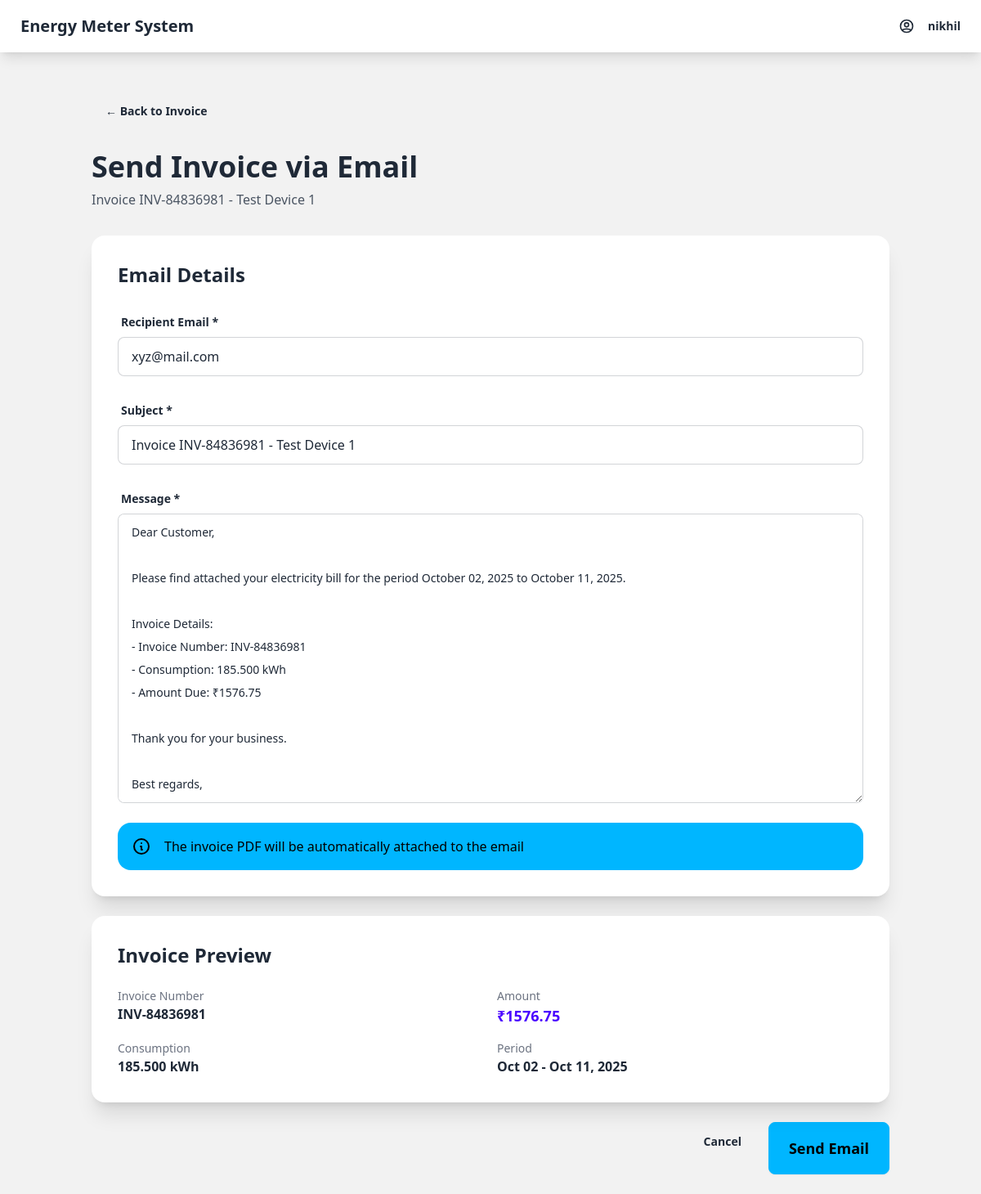
The page /billing/invoice/1/email/ (signed in) on the database as committed earlier.
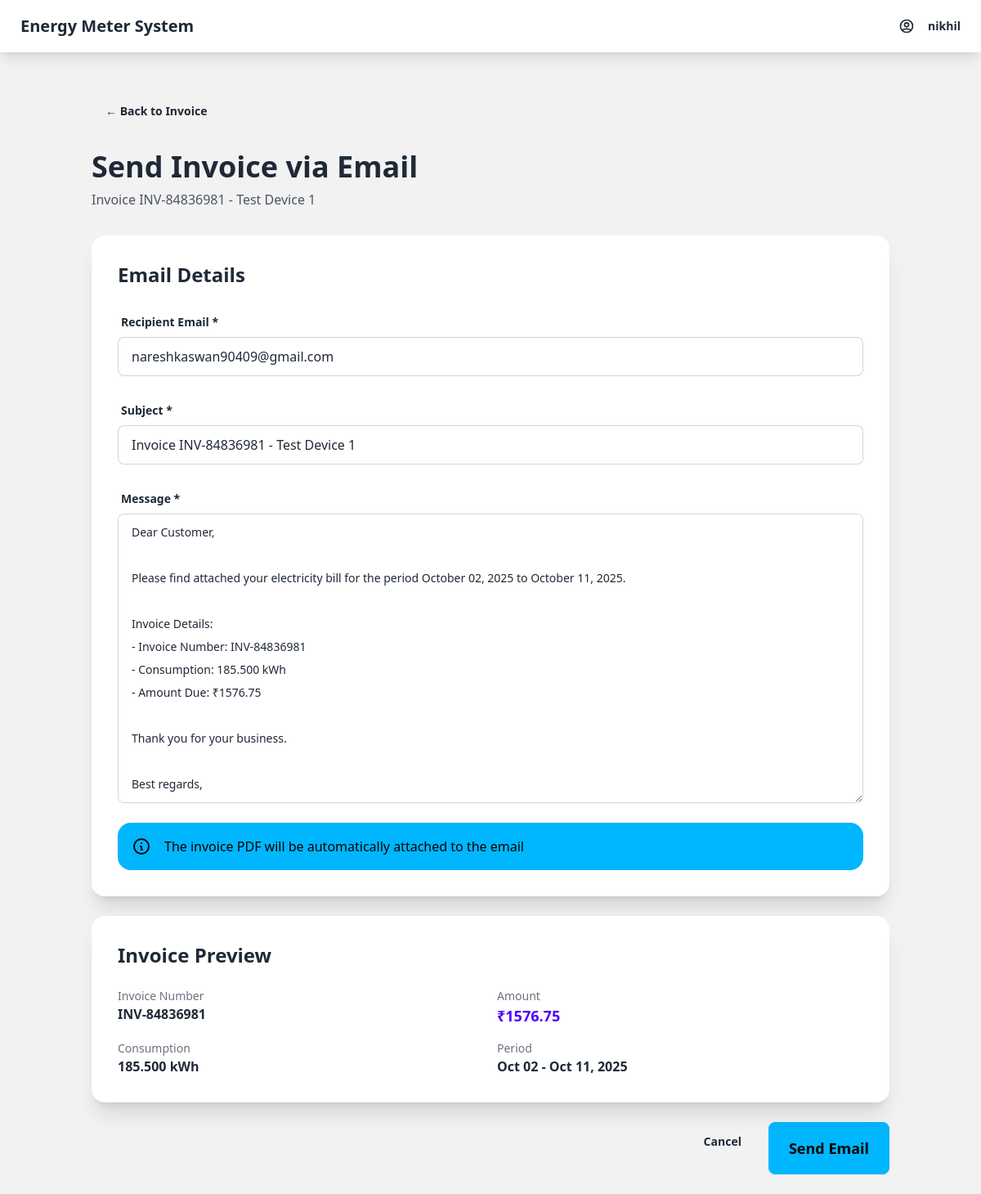
The same page on the database as committed later.
### billing/models.py (models this page shows, shortened)
class Invoice(models.Model):
    STATUS_CHOICES = [
        ('draft', 'Draft'),
        ('sent', 'Sent'),
        ('paid', 'Paid'),
        ('overdue', 'Overdue'),
    ]
    meter = models.ForeignKey(Meter, on_delete=models.CASCADE, related_name='invoices')
    invoice_number = models.CharField(max_length=50, unique=True)
    billing_period_start = models.DateField()
    billing_period_end = models.DateField()
    total_kwh = models.DecimalField(max_digits=10, decimal_places=3)
    rate_per_kwh = models.DecimalField(max_digits=6, decimal_places=2)
    total_amount = models.DecimalField(max_digits=10, decimal_places=2)
    status = models.CharField(max_length=20, choices=STATUS_CHOICES, default='draft')
    created_at = models.DateTimeField(default=timezone.now)
    sent_at = models.DateTimeField(null=True, blank=True)
    notes = models.TextField(blank=True)
    class Meta:
        ordering = ['-created_at']

### meters/models.py (models this page shows, shortened)
class Meter(models.Model):
    device_id = models.CharField(max_length=100, unique=True)
    name = models.CharField(max_length=200)
    is_active = models.BooleanField(default=True)
    location = models.CharField(max_length=300, blank=True)
    contact_email = models.EmailField(blank=True)
    contact_phone = models.CharField(max_length=20, blank=True)
    description = models.TextField(blank=True)
    created_at = models.DateTimeField(default=timezone.now)
    updated_at = models.DateTimeField(auto_now=True)

### billing/views.py (the view, shortened to what this page needs)
# urls.py: path('invoice/<int:invoice_id>/email/', views.send_invoice_email, name='send_email'),
@login_required
def send_invoice_email(request, invoice_id):
    invoice = get_object_or_404(Invoice, id=invoice_id)
    context = {
        'invoice': invoice,
        'default_subject': f'Invoice {invoice.invoice_number} - {invoice.meter.name}',
        'default_message': f'''Dear Customer,

Please find attached your electricity bill for the period {invoice.billing_period_start.strftime('%B %d, %Y')} to {invoice.billing_period_end.strftime('%B %d, %Y')}.

Invoice Details:
- Invoice Number: {invoice.invoice_number}
- Consumption: {invoice.total_kwh} kWh
- Amount Due: ₹{invoice.total_amount}

Thank you for your business.

Best regards,
Energy Meter Billing System''',
    }
    return render(request, 'billing/send_email.html', context)

### billing/templates/billing/send_email.html (shortened to what this page needs)
{% extends 'dashboard/base.html' %}
{% block content %}
<div class="container mx-auto p-6">
    <div class="mb-6">
        <a href="{% url 'billing:invoice_detail' invoice.id %}" class="btn btn-ghost">
            ← Back to Invoice
        </a>
    </div>
    <div class="mb-8">
        <h1 class="text-4xl font-bold mb-2">Send Invoice via Email</h1>
        <p class="text-gray-600">Invoice {{ invoice.invoice_number }} - {{ invoice.meter.name }}</p>
    </div>
    <form method="POST" action="">
        <div class="card bg-base-100 shadow-xl mb-6">
            <div class="card-body">
                <h2 class="card-title text-2xl mb-4">Email Details</h2>
                <div class="form-control mb-4">
                    <label class="label">
                        <span class="label-text font-semibold">Recipient Email *</span>
                    </label>
                    <input type="email" name="recipient_email"
                           value="{{ invoice.meter.contact_email }}"
                           class="input input-bordered" required>
                </div>
                <div class="form-control mb-4">
                    <label class="label">
                        <span class="label-text font-semibold">Subject *</span>
                    </label>
                    <input type="text" name="subject"
                           value="{{ default_subject }}"
                           class="input input-bordered" required>
                </div>
                <div class="form-control mb-4">
                    <label class="label">
                        <span class="label-text font-semibold">Message *</span>
                    </label>
                    <textarea name="message" class="textarea textarea-bordered" rows="12" required>{{ default_message }}</textarea>
                </div>
                <div class="alert alert-info">
                    <svg xmlns="http://www.w3.org/2000/svg" fill="none" viewBox="0 0 24 24" class="stroke-current shrink-0 w-6 h-6"><path stroke-linecap="round" stroke-linejoin="round" stroke-width="2" d="M13 16h-1v-4h-1m1-4h.01M21 12a9 9 0 11-18 0 9 9 0 0118 0z"></path></svg>
                    <span>The invoice PDF will be automatically attached to the email</span>
                </div>
            </div>
        </div>
        <div class="card bg-base-100 shadow-xl mb-6">
            <div class="card-body">
                <h2 class="card-title text-2xl mb-4">Invoice Preview</h2>
                <div class="grid grid-cols-2 gap-4">
                    <div>
                        <p class="text-sm text-gray-500">Invoice Number</p>
                        <p class="font-semibold">{{ invoice.invoice_number }}</p>
                    </div>
                    <div>
                        <p class="text-sm text-gray-500">Amount</p>
                        <p class="font-semibold text-lg text-primary">₹{{ invoice.total_amount }}</p>
                    </div>
                    <div>
                        <p class="text-sm text-gray-500">Consumption</p>
                        <p class="font-semibold">{{ invoice.total_kwh }} kWh</p>
                    </div>
                    <div>
                        <p class="text-sm text-gray-500">Period</p>
                        <p class="font-semibold">{{ invoice.billing_period_start|date:"M d" }} - {{ invoice.billing_period_end|date:"M d, Y" }}</p>
                    </div>
                </div>
            </div>
        </div>
        <div class="flex justify-end gap-4">
            <a href="{% url 'billing:invoice_detail' invoice.id %}" class="btn btn-ghost">Cancel</a>
            <button type="submit" class="btn btn-info btn-lg">Send Email</button>
        </div>
    </form>
</div>
{% endblock %}

Rows that differ between the two databases and show on the page:
changed Invoice "INV-84836981": recipient_email "xyz@mail.com" → "nareshkaswan90409@gmail.com"
